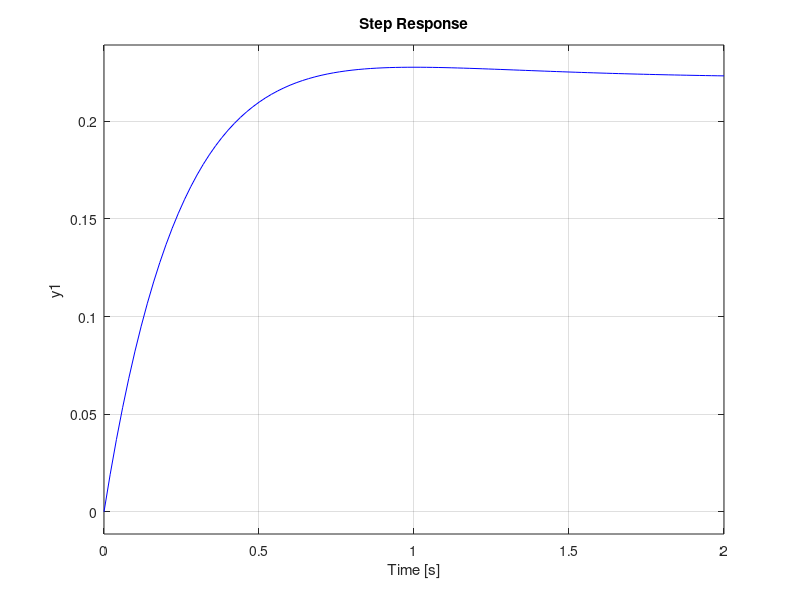

MATLAB code for this plot:
% Hardik Chhabra 2020UEA6504
clc;
close all;
clear all;

num = [1];
den = [1 4];
g = tf(num, den);
h1 = tf(1,1);
h2 = tf(1, [1,2]);
t1 = feedback(g,h1);
t2 = feedback(g,h2);

subplot(211)
step(t1, 'b')
subplot(212)
step(t2, 'b')

% saveas(gcf,'exp1.png')